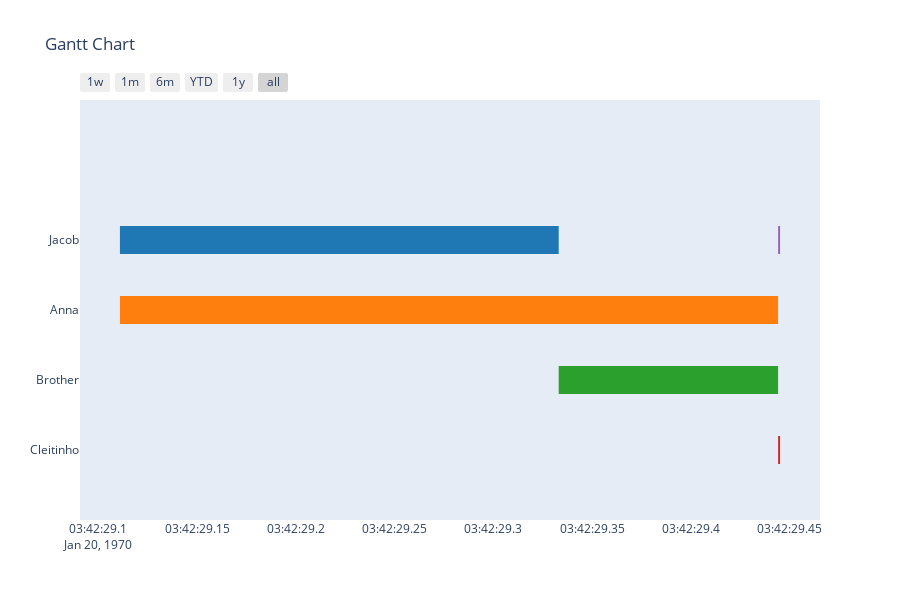

The notebook cell this image was saved under:
### Code cell
import plotly.figure_factory as ff
output = pd.read_csv('test copy.csv',names=['Task', 'Age','Gender','Online','Start','Finish','Batch'])
fig = ff.create_gantt(output, group_tasks=True)
fig.show()
output

### Figure 1 — Plotly figure (JSON) as saved in the notebook; plotly's stock layout.template omitted (floating-point values rounded to 4 significant figures)
{"data": [{"fill": "toself", "fillcolor": "rgb(148, 103, 189)", "hoverinfo": "name", "legendgroup": "rgb(148, 103, 189)", "mode": "none", "name": "Jacob", "type": "scatter", "x": [1654949444, 1654949445, 1654949445, 1654949444], "y": [2.8, 2.8, 3.2, 3.2]}, {"fill": "toself", "fillcolor": "rgb(214, 39, 40)", "hoverinfo": "name", "legendgroup": "rgb(214, 39, 40)", "mode": "none", "name": "Cleitinho", "type": "scatter", "x": [1654949444, 1654949445, 1654949445, 1654949444], "y": [-0.2, -0.2, 0.2, 0.2]}, {"fill": "toself", "fillcolor": "rgb(255, 127, 14)", "hoverinfo": "name", "legendgroup": "rgb(255, 127, 14)", "mode": "none", "name": "Anna", "type": "scatter", "x": [1654949111, 1654949444, 1654949444, 1654949111], "y": [1.8, 1.8, 2.2, 2.2]}, {"fill": "toself", "fillcolor": "rgb(31, 119, 180)", "hoverinfo": "name", "legendgroup": "rgb(31, 119, 180)", "mode": "none", "name": "Jacob", "type": "scatter", "x": [1654949111, 1654949333, 1654949333, 1654949111], "y": [2.8, 2.8, 3.2, 3.2]}, {"fill": "toself", "fillcolor": "rgb(44, 160, 44)", "hoverinfo": "name", "legendgroup": "rgb(44, 160, 44)", "mode": "none", "name": "Brother", "type": "scatter", "x": [1654949333, 1654949444, 1654949444, 1654949333], "y": [0.8, 0.8, 1.2, 1.2]}, {"legendgroup": "rgb(148, 103, 189)", "marker": {"color": "rgb(148, 103, 189)", "opacity": 0, "size": 1}, "mode": "markers", "name": "", "showlegend": false, "text": [null, null], "type": "scatter", "x": [1654949444, 1654949445], "y": [3, 3]}, {"legendgroup": "rgb(214, 39, 40)", "marker": {"color": "rgb(214, 39, 40)", "opacity": 0, "size": 1}, "mode": "markers", "name": "", "showlegend": false, "text": [null, null], "type": "scatter", "x": [1654949444, 1654949445], "y": [0, 0]}, {"legendgroup": "rgb(255, 127, 14)", "marker": {"color": "rgb(255, 127, 14)", "opacity": 0, "size": 1}, "mode": "markers", "name": "", "showlegend": false, "text": [null, null], "type": "scatter", "x": [1654949111, 1654949444], "y": [2, 2]}, {"legendgroup": "rgb(31, 119, 180)", "marker": {"color": "rgb(31, 119, 180)", "opacity": 0, "size": 1}, "mode": "markers", "name": "", "showlegend": false, "text": [null, null], "type": "scatter", "x": [1654949111, 1654949333], "y": [3, 3]}, {"legendgroup": "rgb(44, 160, 44)", "marker": {"color": "rgb(44, 160, 44)", "opacity": 0, "size": 1}, "mode": "markers", "name": "", "showlegend": false, "text": [null, null], "type": "scatter", "x": [1654949333, 1654949444], "y": [1, 1]}], "layout": {"height": 600, "hovermode": "closest", "showlegend": false, "title": {"text": "Gantt Chart"}, "xaxis": {"rangeselector": {"buttons": [{"count": 7, "label": "1w", "step": "day", "stepmode": "backward"}, {"count": 1, "label": "1m", "step": "month", "stepmode": "backward"}, {"count": 6, "label": "6m", "step": "month", "stepmode": "backward"}, {"count": 1, "label": "YTD", "step": "year", "stepmode": "todate"}, {"count": 1, "label": "1y", "step": "year", "stepmode": "backward"}, {"step": "all"}]}, "showgrid": false, "type": "date", "zeroline": false}, "yaxis": {"autorange": false, "range": [-1, 5], "showgrid": false, "ticktext": ["Cleitinho", "Brother", "Anna", "Jacob"], "tickvals": [0, 1, 2, 3], "zeroline": false}}}
